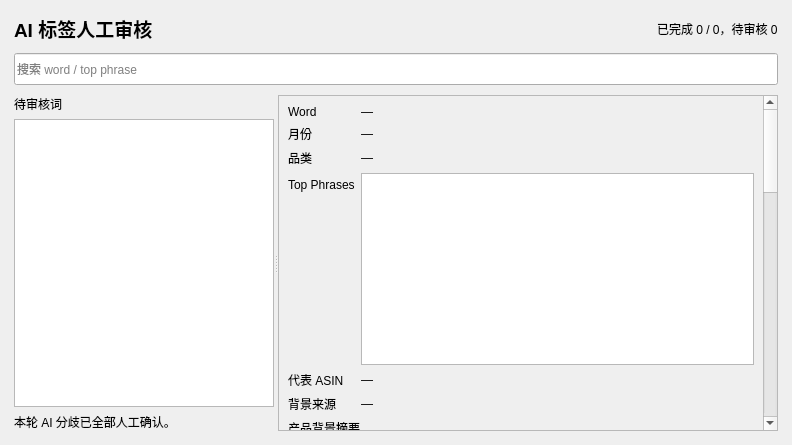
<?xml version="1.0" encoding="UTF-8"?>
<ui version="4.0">
 <class>TaggingReviewDialog</class>
 <widget class="QDialog" name="TaggingReviewDialog">
  <property name="windowTitle">
   <string>AI 标签人工审核</string>
  </property>
  <property name="modal">
   <bool>false</bool>
  </property>
  <layout class="QVBoxLayout" name="taggingReviewRootLayout">
   <property name="spacing">
    <number>10</number>
   </property>
   <property name="leftMargin">
    <number>14</number>
   </property>
   <property name="topMargin">
    <number>14</number>
   </property>
   <property name="rightMargin">
    <number>14</number>
   </property>
   <property name="bottomMargin">
    <number>14</number>
   </property>
   <item>
    <layout class="QHBoxLayout" name="taggingReviewHeaderLayout">
     <item>
      <widget class="QLabel" name="taggingReviewTitleLabel">
       <property name="font">
        <font><pointsize>14</pointsize><bold>true</bold></font>
       </property>
       <property name="text"><string>AI 标签人工审核</string></property>
      </widget>
     </item>
     <item>
      <spacer name="taggingReviewHeaderSpacer">
       <property name="orientation"><enum>Qt::Horizontal</enum></property>
       <property name="sizeHint" stdset="0"><size><width>40</width><height>20</height></size></property>
      </spacer>
     </item>
     <item>
      <widget class="QLabel" name="taggingReviewProgressLabel">
       <property name="text"><string>已完成 0 / 0，待审核 0</string></property>
      </widget>
     </item>
    </layout>
   </item>
   <item>
    <widget class="QLineEdit" name="taggingReviewSearchLineEdit">
     <property name="minimumSize"><size><width>0</width><height>32</height></size></property>
     <property name="placeholderText"><string>搜索 word / top phrase</string></property>
     <property name="clearButtonEnabled"><bool>true</bool></property>
    </widget>
   </item>
   <item>
    <widget class="QSplitter" name="taggingReviewSplitter">
     <property name="orientation"><enum>Qt::Horizontal</enum></property>
     <property name="childrenCollapsible"><bool>false</bool></property>
     <widget class="QWidget" name="taggingReviewListPanel">
      <layout class="QVBoxLayout" name="taggingReviewListLayout">
       <property name="leftMargin"><number>0</number></property>
       <property name="topMargin"><number>0</number></property>
       <property name="rightMargin"><number>0</number></property>
       <property name="bottomMargin"><number>0</number></property>
       <item><widget class="QLabel" name="taggingReviewListTitleLabel"><property name="text"><string>待审核词</string></property></widget></item>
       <item>
        <widget class="QListWidget" name="taggingReviewListWidget">
         <property name="minimumSize"><size><width>260</width><height>0</height></size></property>
         <property name="alternatingRowColors"><bool>true</bool></property>
        </widget>
       </item>
       <item><widget class="QLabel" name="taggingReviewEmptyLabel"><property name="text"><string>本轮 AI 分歧已全部人工确认。</string></property><property name="wordWrap"><bool>true</bool></property></widget></item>
      </layout>
     </widget>
     <widget class="QScrollArea" name="taggingReviewDetailScrollArea">
      <property name="widgetResizable"><bool>true</bool></property>
      <widget class="QWidget" name="taggingReviewDetailContent">
       <layout class="QVBoxLayout" name="taggingReviewDetailLayout">
        <item>
         <layout class="QFormLayout" name="taggingReviewBasicFormLayout">
          <item row="0" column="0"><widget class="QLabel" name="taggingWordLabel"><property name="text"><string>Word</string></property></widget></item>
          <item row="0" column="1"><widget class="QLabel" name="taggingWordValueLabel"><property name="text"><string>—</string></property><property name="wordWrap"><bool>true</bool></property></widget></item>
          <item row="1" column="0"><widget class="QLabel" name="taggingMonthLabel"><property name="text"><string>月份</string></property></widget></item>
          <item row="1" column="1"><widget class="QLabel" name="taggingMonthValueLabel"><property name="text"><string>—</string></property></widget></item>
          <item row="2" column="0"><widget class="QLabel" name="taggingCategoryLabel"><property name="text"><string>品类</string></property></widget></item>
          <item row="2" column="1"><widget class="QLabel" name="taggingCategoryValueLabel"><property name="text"><string>—</string></property></widget></item>
          <item row="3" column="0"><widget class="QLabel" name="taggingTopPhrasesLabel"><property name="text"><string>Top Phrases</string></property></widget></item>
          <item row="3" column="1"><widget class="QPlainTextEdit" name="taggingTopPhrasesTextEdit"><property name="readOnly"><bool>true</bool></property><property name="maximumHeight"><number>80</number></property></widget></item>
          <item row="4" column="0"><widget class="QLabel" name="taggingRepresentativeAsinLabel"><property name="text"><string>代表 ASIN</string></property></widget></item>
          <item row="4" column="1"><widget class="QLabel" name="taggingRepresentativeAsinValueLabel"><property name="text"><string>—</string></property></widget></item>
          <item row="5" column="0"><widget class="QLabel" name="taggingContextSourceLabel"><property name="text"><string>背景来源</string></property></widget></item>
          <item row="5" column="1"><widget class="QLabel" name="taggingContextSourceValueLabel"><property name="text"><string>—</string></property></widget></item>
         </layout>
        </item>
        <item><widget class="QLabel" name="taggingProductContextLabel"><property name="text"><string>产品背景摘要</string></property></widget></item>
        <item><widget class="QPlainTextEdit" name="taggingProductContextTextEdit"><property name="readOnly"><bool>true</bool></property><property name="maximumHeight"><number>140</number></property></widget></item>
        <item><widget class="QLabel" name="taggingProviderOpinionLabel"><property name="text"><string>模型意见</string></property></widget></item>
        <item>
         <layout class="QHBoxLayout" name="taggingProviderPanelsLayout">
          <item><widget class="QGroupBox" name="openaiProviderGroup"><property name="title"><string>GPT-6 Sol</string></property><layout class="QVBoxLayout" name="openaiProviderLayout"><item><widget class="QLabel" name="openaiProviderLabelValue"><property name="text"><string>—</string></property><property name="wordWrap"><bool>true</bool></property></widget></item><item><widget class="QPlainTextEdit" name="openaiProviderReasonTextEdit"><property name="readOnly"><bool>true</bool></property><property name="maximumHeight"><number>100</number></property></widget></item><item><widget class="QPushButton" name="adoptOpenaiButton"><property name="text"><string>采用此结果</string></property></widget></item></layout></widget></item>
          <item><widget class="QGroupBox" name="anthropicProviderGroup"><property name="title"><string>Claude Sonnet 5</string></property><layout class="QVBoxLayout" name="anthropicProviderLayout"><item><widget class="QLabel" name="anthropicProviderLabelValue"><property name="text"><string>—</string></property><property name="wordWrap"><bool>true</bool></property></widget></item><item><widget class="QPlainTextEdit" name="anthropicProviderReasonTextEdit"><property name="readOnly"><bool>true</bool></property><property name="maximumHeight"><number>100</number></property></widget></item><item><widget class="QPushButton" name="adoptAnthropicButton"><property name="text"><string>采用此结果</string></property></widget></item></layout></widget></item>
          <item><widget class="QGroupBox" name="googleProviderGroup"><property name="title"><string>Gemini 3.8 Flash</string></property><layout class="QVBoxLayout" name="googleProviderLayout"><item><widget class="QLabel" name="googleProviderLabelValue"><property name="text"><string>—</string></property><property name="wordWrap"><bool>true</bool></property></widget></item><item><widget class="QPlainTextEdit" name="googleProviderReasonTextEdit"><property name="readOnly"><bool>true</bool></property><property name="maximumHeight"><number>100</number></property></widget></item><item><widget class="QPushButton" name="adoptGoogleButton"><property name="text"><string>采用此结果</string></property></widget></item></layout></widget></item>
         </layout>
        </item>
        <item><widget class="QLabel" name="taggingOpinionSummaryLabel"><property name="text"><string>—</string></property><property name="wordWrap"><bool>true</bool></property></widget></item>
        <item><widget class="QFrame" name="taggingReviewSeparator"><property name="frameShape"><enum>QFrame::HLine</enum></property><property name="frameShadow"><enum>QFrame::Sunken</enum></property></widget></item>
        <item><widget class="QLabel" name="taggingHumanDecisionTitleLabel"><property name="text"><string>人工最终标签</string></property><property name="font"><font><bold>true</bold></font></property></widget></item>
        <item>
         <layout class="QFormLayout" name="taggingHumanDecisionFormLayout">
          <item row="0" column="0"><widget class="QLabel" name="taggingHumanLabelLabel"><property name="text"><string>人工标签</string></property></widget></item>
          <item row="0" column="1"><widget class="QComboBox" name="taggingHumanLabelComboBox"><property name="minimumSize"><size><width>0</width><height>32</height></size></property></widget></item>
          <item row="1" column="0"><widget class="QLabel" name="taggingHumanReasonLabel"><property name="text"><string>人工原因</string></property></widget></item>
          <item row="1" column="1"><widget class="QPlainTextEdit" name="taggingHumanReasonTextEdit"><property name="minimumSize"><size><width>0</width><height>80</height></size></property></widget></item>
         </layout>
        </item>
        <item><widget class="QPushButton" name="confirmTaggingReviewButton"><property name="minimumSize"><size><width>0</width><height>34</height></size></property><property name="text"><string>确认人工标签</string></property></widget></item>
        <item><widget class="QLabel" name="taggingReviewSaveStatusLabel"><property name="text"><string/></property><property name="wordWrap"><bool>true</bool></property></widget></item>
        <item><spacer name="taggingReviewBottomSpacer"><property name="orientation"><enum>Qt::Vertical</enum></property><property name="sizeHint" stdset="0"><size><width>20</width><height>20</height></size></property></spacer></item>
       </layout>
      </widget>
     </widget>
    </widget>
   </item>
  </layout>
 </widget>
 <resources/>
 <connections/>
</ui>
